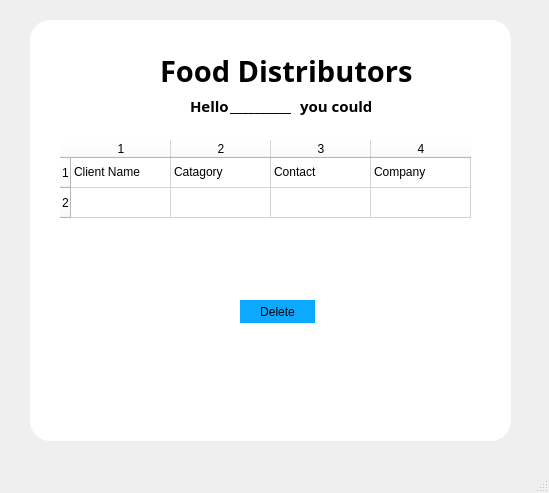
<?xml version="1.0" encoding="UTF-8"?>
<ui version="4.0">
 <class>MainWindow</class>
 <widget class="QMainWindow" name="MainWindow">
  <property name="geometry">
   <rect>
    <x>0</x>
    <y>0</y>
    <width>549</width>
    <height>493</height>
   </rect>
  </property>
  <property name="windowTitle">
   <string>MainWindow</string>
  </property>
  <widget class="QWidget" name="centralwidget">
   <widget class="QWidget" name="widget_2" native="true">
    <property name="geometry">
     <rect>
      <x>30</x>
      <y>20</y>
      <width>481</width>
      <height>421</height>
     </rect>
    </property>
    <property name="styleSheet">
     <string notr="true">border-radius:20px;
background-color: rgb(255, 255, 255);
</string>
    </property>
    <widget class="QLabel" name="label_2">
     <property name="geometry">
      <rect>
       <x>130</x>
       <y>10</y>
       <width>261</width>
       <height>81</height>
      </rect>
     </property>
     <property name="font">
      <font>
       <family>Segoe Print</family>
       <pointsize>22</pointsize>
       <weight>75</weight>
       <italic>false</italic>
       <bold>true</bold>
      </font>
     </property>
     <property name="text">
      <string>Food Distributors</string>
     </property>
    </widget>
    <widget class="QLabel" name="label_3">
     <property name="geometry">
      <rect>
       <x>160</x>
       <y>70</y>
       <width>41</width>
       <height>31</height>
      </rect>
     </property>
     <property name="font">
      <font>
       <family>Segoe Print</family>
       <pointsize>11</pointsize>
       <weight>75</weight>
       <italic>false</italic>
       <bold>true</bold>
      </font>
     </property>
     <property name="text">
      <string>Hello</string>
     </property>
    </widget>
    <widget class="QLabel" name="label_4">
     <property name="geometry">
      <rect>
       <x>200</x>
       <y>70</y>
       <width>61</width>
       <height>31</height>
      </rect>
     </property>
     <property name="font">
      <font>
       <family>Segoe Print</family>
       <pointsize>11</pointsize>
       <weight>75</weight>
       <italic>false</italic>
       <bold>true</bold>
      </font>
     </property>
     <property name="text">
      <string>__________</string>
     </property>
    </widget>
    <widget class="QLabel" name="label_5">
     <property name="geometry">
      <rect>
       <x>270</x>
       <y>70</y>
       <width>71</width>
       <height>31</height>
      </rect>
     </property>
     <property name="font">
      <font>
       <family>Segoe Print</family>
       <pointsize>11</pointsize>
       <weight>75</weight>
       <italic>false</italic>
       <bold>true</bold>
      </font>
     </property>
     <property name="text">
      <string>you could</string>
     </property>
    </widget>
    <widget class="QTableWidget" name="tableWidget">
     <property name="geometry">
      <rect>
       <x>30</x>
       <y>120</y>
       <width>421</width>
       <height>101</height>
      </rect>
     </property>
     <property name="styleSheet">
      <string notr="true"/>
     </property>
     <property name="rowCount">
      <number>2</number>
     </property>
     <property name="columnCount">
      <number>4</number>
     </property>
     <row/>
     <row/>
     <column/>
     <column/>
     <column/>
     <column/>
     <item row="0" column="0">
      <property name="text">
       <string>Client Name</string>
      </property>
     </item>
     <item row="0" column="1">
      <property name="text">
       <string>Catagory</string>
      </property>
     </item>
     <item row="0" column="2">
      <property name="text">
       <string>Contact </string>
      </property>
     </item>
     <item row="0" column="3">
      <property name="text">
       <string>Company</string>
      </property>
     </item>
    </widget>
    <widget class="QPushButton" name="pushButton">
     <property name="geometry">
      <rect>
       <x>210</x>
       <y>280</y>
       <width>75</width>
       <height>23</height>
      </rect>
     </property>
     <property name="styleSheet">
      <string notr="true">background-color: rgb(11, 170, 255);</string>
     </property>
     <property name="text">
      <string>Delete</string>
     </property>
    </widget>
   </widget>
  </widget>
  <widget class="QMenuBar" name="menubar">
   <property name="geometry">
    <rect>
     <x>0</x>
     <y>0</y>
     <width>549</width>
     <height>21</height>
    </rect>
   </property>
  </widget>
  <widget class="QStatusBar" name="statusbar"/>
 </widget>
 <resources>
  <include location="pic1.qrc"/>
 </resources>
 <connections/>
</ui>
